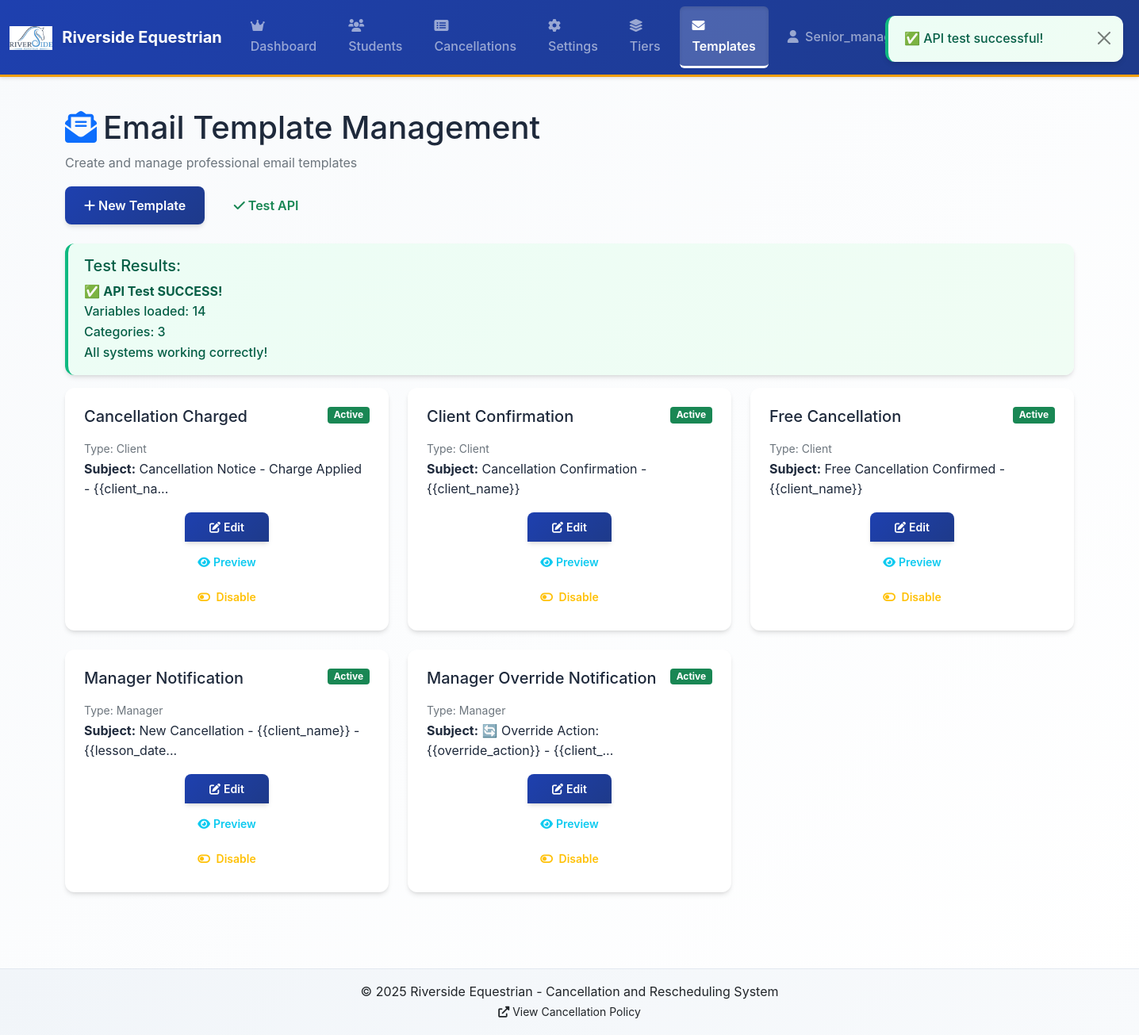
The page /senior/templates (signed in) on the database as committed earlier.
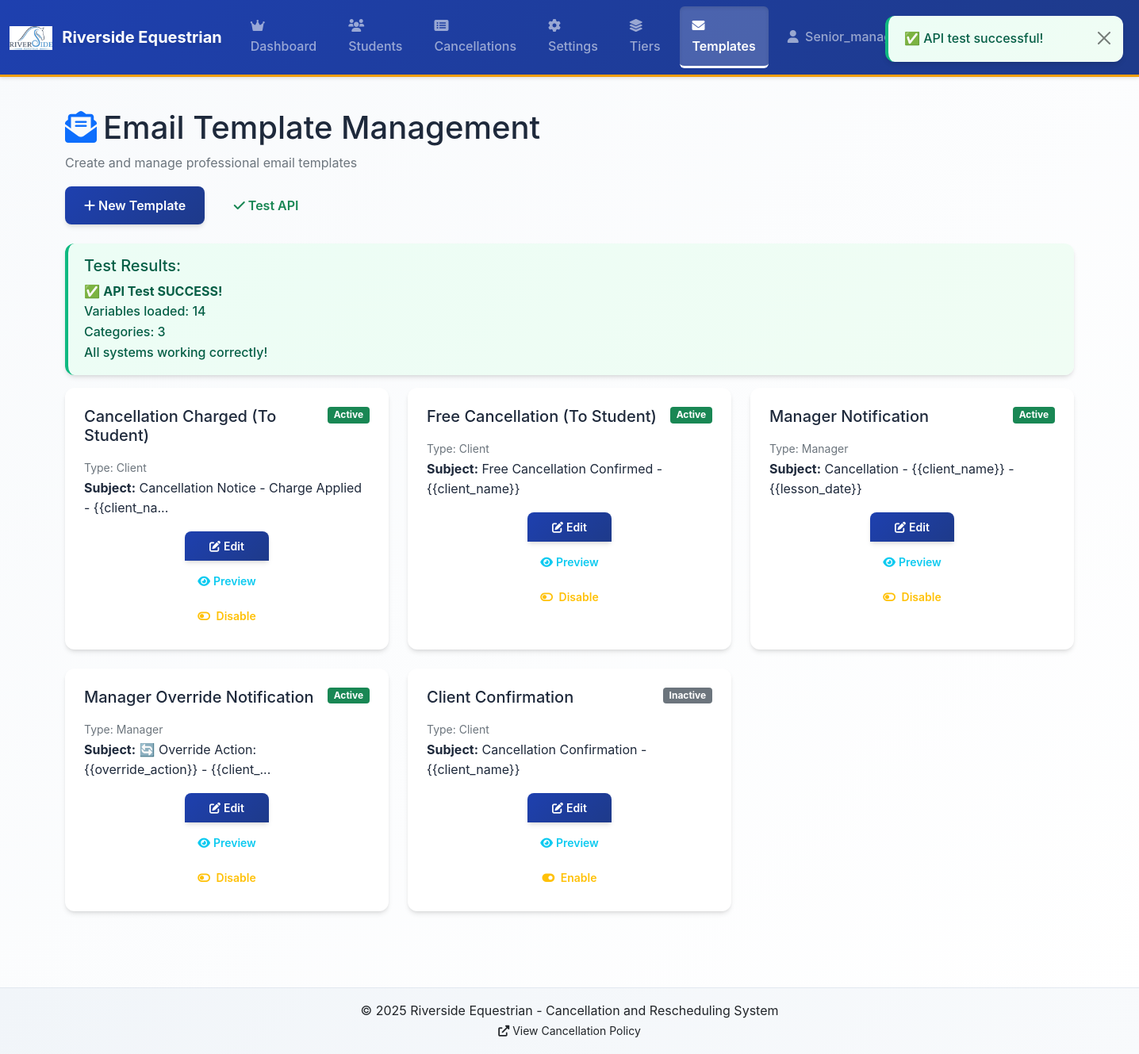
The same page on the database as committed later.
### tables this page shows
CREATE TABLE email_templates (
                id TEXT PRIMARY KEY,
                name TEXT NOT NULL,
                subject TEXT NOT NULL,
                body TEXT NOT NULL,
                type TEXT NOT NULL DEFAULT 'client',
                active BOOLEAN DEFAULT 1,
                auto_send BOOLEAN DEFAULT 1,
                priority TEXT DEFAULT 'normal',
                delay_minutes INTEGER DEFAULT 0,
                include_attachment BOOLEAN DEFAULT 0,
                variables_used TEXT,
                created_at TIMESTAMP DEFAULT CURRENT_TIMESTAMP,
                updated_at TIMESTAMP DEFAULT CURRENT_TIMESTAMP
            );

### app.py (the view)
@app.route("/senior/templates")
@login_required
@senior_admin_required
def senior_templates():
    try:
        conn = get_db()
        templates = conn.execute(
            """
            SELECT id, name, subject, body, type, active, auto_send, priority,
                   delay_minutes, include_attachment, variables_used, created_at, updated_at
            FROM email_templates
            ORDER BY active DESC, type, name
        """
        ).fetchall()
        conn.close()
        template_list = []
        for template in templates:
            template_dict = dict(template)
            for date_field in ["created_at", "updated_at"]:
                if template_dict.get(date_field):
                    try:
                        template_dict[date_field] = datetime.strptime(
                            template_dict[date_field], "%Y-%m-%d %H:%M:%S"
                        )
                    except (ValueError, TypeError):
                        template_dict[date_field] = datetime.now()
            template_list.append(template_dict)
        return render_template("senior_templates.html", templates=template_list)
    except Exception as e:
        print(f"Error in senior_templates: {e}")
        return render_template("senior_templates.html", templates=[], error=str(e))

### app.py (called while the page is built)
def get_db():
    conn = sqlite3.connect(app.config["DATABASE"])
    conn.row_factory = sqlite3.Row
    return conn

def login_required(f):
    @wraps(f)
    def decorated_function(*args, **kwargs):
        if "user_id" not in session:
            return redirect(url_for("login"))
        return f(*args, **kwargs)
    return decorated_function

def senior_admin_required(f):
    @wraps(f)
    def decorated_function(*args, **kwargs):
        if "user_role" not in session or session["user_role"] != "senior_manager":
            flash("Senior manager access required", "error")
            return redirect(url_for("dashboard"))
        return f(*args, **kwargs)
    return decorated_function

def toronto_now():
    pacific_tz = pytz.timezone("America/Los_Angeles")
    utc_now = datetime.utcnow()
    utc_dt = pytz.UTC.localize(utc_now)
    return utc_dt.astimezone(pacific_tz)

@app.context_processor
def inject_now():
    return {"now": toronto_now()}

### templates/senior_templates.html (shortened to what this page needs)
{% extends "base.html" %}  {% block content %}
<div class="container-fluid">
  <div class="row mb-4">
    <div class="col-12">
      <h1>
        <i class="fas fa-envelope-open-text me-2 text-primary"></i>Email
        Template Management
      </h1>
      <p class="text-muted">Create and manage professional email templates</p>
      <div class="mt-3">
        <button type="button" class="btn btn-primary me-2" id="newTemplateBtn">
          <i class="fas fa-plus me-1"></i>New Template
        </button>
        <button
          type="button"
          class="btn btn-outline-success me-2"
          id="testAPIBtn"
        >
          <i class="fas fa-check me-1"></i>Test API
        </button>
      </div>
    </div>
  </div>
  <div class="alert alert-info" id="testResults" style="display: none">
    <h5>Test Results:</h5>
    <div id="testOutput">Running tests...</div>
  </div>
  <div class="row">
    {% if templates %} {% for template in templates %}
    <div class="col-lg-4 col-md-6 mb-4">
      <div class="card h-100">
        <div class="card-body">
          <div class="d-flex justify-content-between align-items-start mb-2">
            <h5 class="card-title">{{ template.name }}</h5>
            <span
              class="badge bg-{{ 'success' if template.active else 'secondary' }}"
            >
              {{ 'Active' if template.active else 'Inactive' }}
            </span>
          </div>
          <p class="card-text">
            <small class="text-muted">Type: {{ template.type|title }}</small
            ><br />
            <strong>Subject:</strong> {{ template.subject[:50] }}{% if
            template.subject|length > 50 %}...{% endif %}
          </p>
          <div class="btn-group-vertical d-grid gap-2">
            <button
              class="btn btn-primary btn-sm edit-btn"
              data-template-id="{{ template.id }}"
            >
              <i class="fas fa-edit me-1"></i>Edit
            </button>
            <button
              class="btn btn-outline-info btn-sm preview-btn"
              data-template-id="{{ template.id }}"
            >
              <i class="fas fa-eye me-1"></i>Preview
            </button>
            <button
              class="btn btn-outline-warning btn-sm toggle-btn"
              data-template-id="{{ template.id }}"
            >
              <i
                class="fas fa-toggle-{{ 'off' if template.active else 'on' }} me-1"
              ></i>
              {{ 'Disable' if template.active else 'Enable' }}
            </button>
          </div>
        </div>
      </div>
    </div>
    {% endfor %} {% endif %}
  </div>
</div>
{% endblock %}

### templates/base.html (shortened to what this page needs)
<!DOCTYPE html>
<html lang="en">
  <head>
    <link
      href="https://cdnjs.cloudflare.com/ajax/libs/bootstrap/5.1.3/css/bootstrap.min.css"
      rel="stylesheet"
    />
    <link
      href="https://cdnjs.cloudflare.com/ajax/libs/font-awesome/6.0.0/css/all.min.css"
      rel="stylesheet"
    />
    <link
      href="{{ url_for('static', filename='css/main.css') }}"
      rel="stylesheet"
    />
  </head>
  <body>
    <nav class="navbar navbar-expand-lg navbar-dark bg-primary sticky-top">
      <div class="container-fluid">
        <a class="navbar-brand" href="{{ url_for('index') }}">
          <img
            src="{{ url_for('static', filename='riverside.png') }}"
            alt="Riverside Equestrian"
            style="height: 30px; margin-right: 0.5rem; vertical-align: middle"
          />
          Riverside Equestrian
        </a>
        {% if session.user_id %}
        <div class="collapse navbar-collapse" id="navbarNav">
          <ul class="navbar-nav me-auto">
            {% if session.user_role == 'senior_manager' %}
            <li class="nav-item">
              <a
                class="nav-link {{ 'active' if request.endpoint in ['senior_dashboard', 'dashboard'] else '' }}"
                href="{{ url_for('senior_dashboard') }}"
              >
                <i class="fas fa-crown me-1"></i>Dashboard
              </a>
            </li>
            <li class="nav-item">
              <a
                class="nav-link {{ 'active' if request.endpoint == 'manager_students' else '' }}"
                href="{{ url_for('manager_students') }}"
              >
                <i class="fas fa-users me-1"></i>Students
              </a>
            </li>
            <li class="nav-item">
              <a
                class="nav-link {{ 'active' if request.endpoint == 'manager_cancellations' else '' }}"
                href="{{ url_for('manager_cancellations') }}"
              >
                <i class="fas fa-list-alt me-1"></i>Cancellations
              </a>
            </li>
            <li class="nav-item">
              <a
                class="nav-link {{ 'active' if request.endpoint == 'senior_settings' else '' }}"
                href="{{ url_for('senior_settings') }}"
              >
                <i class="fas fa-cog me-1"></i>Settings
              </a>
            </li>
            <li class="nav-item">
              <a
                class="nav-link {{ 'active' if request.endpoint == 'senior_tiers' else '' }}"
                href="{{ url_for('senior_tiers') }}"
              >
                <i class="fas fa-layer-group me-1"></i>Tiers
              </a>
            </li>
            <li class="nav-item">
              <a
                class="nav-link {{ 'active' if request.endpoint == 'senior_templates' else '' }}"
                href="{{ url_for('senior_templates') }}"
              >
                <i class="fas fa-envelope me-1"></i>Templates
              </a>
            </li>
            {% endif %}
          </ul>
          <ul class="navbar-nav">
            <li class="nav-item dropdown">
              <a
                class="nav-link dropdown-toggle"
                href="#"
                id="navbarDropdown"
                role="button"
                data-bs-toggle="dropdown"
                aria-expanded="false"
              >
                <i class="fas fa-user me-1"></i>
                {% if session.user_role == 'client' %} {{ session.user_name }}
                {% else %} {{ session.user_role|title }} - {{ session.user_email
                }} {% endif %}
              </a>
            </li>
          </ul>
        </div>
        {% endif %}
      </div>
    </nav>
    <main class="container my-4">{% block content %}{% endblock %}</main>
    <footer class="bg-light text-center text-muted py-3 mt-5">
      <div class="container">
        <p class="mb-0">
          © 2025 Riverside Equestrian - Cancellation and Rescheduling System
        </p>
        <small>
          <a
            href="https://www.riversideequestrian.ca/cancellations"
            target="_blank"
            class="text-decoration-none"
          >
            <i class="fas fa-external-link-alt me-1"></i>View Cancellation
            Policy
          </a>
        </small>
      </div>
    </footer>
  </body>
</html>

### static/css/main.css (style rules this page uses)
:root { --primary-color: #1e40af; --primary-dark: #1e3a8a; --primary-light: #3b82f6; --secondary-color: #64748b; --accent-color: #f59e0b; --success-color: #10b981; --warning-color: #f59e0b; --danger-color: #ef4444; --info-color: #06b6d4; --white: #ffffff; --gray-50: #f8fafc; --gray-100: #f1f5f9; --gray-200: #e2e8f0; --gray-300: #cbd5e1; --gray-400: #94a3b8; --gray-500: #64748b; --gray-600: #475569; --gray-700: #334155; --gray-800: #1e293b; --gray-900: #0f172a; --font-primary: "Inter", -apple-system, BlinkMacSystemFont, "Segoe UI", sans-serif; --font-mono: "JetBrains Mono", "Fira Code", monospace; --spacing-xs: 0.25rem; --spacing-sm: 0.5rem; --spacing-md: 1rem; --spacing-lg: 1.5rem; --spacing-xl: 2rem; --spacing-2xl: 3rem; --shadow-sm: 0 1px 2px 0 rgb(0 0 0 / 0.05); --shadow-md: 0 4px 6px -1px rgb(0 0 0 / 0.1), 0 2px 4px -2px rgb(0 0 0 / 0.1); --shadow-lg: 0 10px 15px -3px rgb(0 0 0 / 0.1), 0 4px 6px -4px rgb(0 0 0 / 0.1); --shadow-xl: 0 20px 25px -5px rgb(0 0 0 / 0.1), 0 8px 10px -6px rgb(0 0 0 / 0.1); --radius-sm: 0.375rem; --radius-md: 0.5rem; --radius-lg: 0.75rem; --radius-xl: 1rem; }
* { box-sizing: border-box; }
html { scroll-behavior: smooth; }
body { font-family: var(--font-primary); background: linear-gradient(135deg, var(--gray-50) 0%, var(--white) 100%); color: var(--gray-800); line-height: 1.6; min-height: 100vh; display: flex; flex-direction: column; }
main { flex: 1; }
.navbar { background: linear-gradient( 135deg, var(--primary-color) 0%, var(--primary-dark) 100% ) !important; box-shadow: var(--shadow-lg); border-bottom: 3px solid var(--accent-color); backdrop-filter: blur(10px); }
.navbar-brand { font-weight: 700; font-size: 1.25rem; text-shadow: 0 2px 4px rgba(0, 0, 0, 0.1); transition: all 0.3s ease; }
.navbar-nav .nav-link { font-weight: 500; padding: 0.75rem 1rem !important; border-radius: var(--radius-md); margin: 0 0.25rem; transition: all 0.3s ease; position: relative; overflow: hidden; }
.navbar-nav .nav-link.active { background: rgba(255, 255, 255, 0.2); box-shadow: inset 0 2px 4px rgba(0, 0, 0, 0.1); }
.navbar-nav .nav-link::before { content: ""; position: absolute; bottom: 0; left: 0; width: 0; height: 2px; background: var(--accent-color); transition: width 0.3s ease; }
.card { border: none; border-radius: var(--radius-lg); box-shadow: var(--shadow-md); background: var(--white); transition: all 0.3s ease; overflow: hidden; }
.card-body { padding: 1.5rem; }
.btn { font-weight: 600; padding: 0.75rem 1.5rem; border-radius: var(--radius-md); border: none; transition: all 0.3s ease; position: relative; overflow: hidden; }
.btn::before { content: ""; position: absolute; top: 0; left: -100%; width: 100%; height: 100%; background: linear-gradient( 90deg, transparent, rgba(255, 255, 255, 0.2), transparent ); transition: left 0.5s; }
.btn-primary { background: linear-gradient( 135deg, var(--primary-color) 0%, var(--primary-dark) 100% ); box-shadow: var(--shadow-md); }
.btn-sm { padding: 0.5rem 1rem; font-size: 0.875rem; }
.alert { border: none; border-radius: var(--radius-lg); padding: 1rem 1.25rem; font-weight: 500; box-shadow: var(--shadow-md); border-left: 4px solid; }
.alert-success { background: linear-gradient(135deg, #ecfdf5 0%, #f0fdf4 100%); color: #065f46; border-left-color: var(--success-color); }
footer { background: linear-gradient(135deg, var(--gray-100) 0%, var(--gray-50) 100%); border-top: 1px solid var(--gray-200); margin-top: auto; }
footer a { color: var(--gray-600); transition: color 0.3s ease; }

Rows that differ between the two databases and show on the page:
changed email_templates "Cancellation Notice - Charge Applied - {{client_na": name "Cancellation Charged" → "Cancellation Charged (To Student)"
changed email_templates "Free Cancellation Confirmed - {{client_name}}": name "Free Cancellation" → "Free Cancellation (To Student)"
changed email_templates "Manager Notification": subject "New Cancellation - {{client_name}} - {{lesson_date" → "Cancellation - {{client_name}} - {{lesson_date}}"; no longer shows "..."
changed email_templates "Client Confirmation": active "Active" → "Inactive"; active "Disable" → "Enable"; moves down the list
